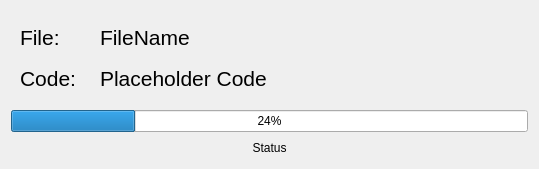
<?xml version="1.0" encoding="UTF-8"?>
<ui version="4.0">
 <class>Dialog</class>
 <widget class="QDialog" name="Dialog">
  <property name="geometry">
   <rect>
    <x>0</x>
    <y>0</y>
    <width>539</width>
    <height>169</height>
   </rect>
  </property>
  <property name="windowTitle">
   <string>Dialog</string>
  </property>
  <property name="modal">
   <bool>false</bool>
  </property>
  <layout class="QVBoxLayout" name="verticalLayout">
   <item>
    <widget class="QFrame" name="TopFrame">
     <property name="frameShape">
      <enum>QFrame::Shape::NoFrame</enum>
     </property>
     <property name="frameShadow">
      <enum>QFrame::Shadow::Plain</enum>
     </property>
     <layout class="QHBoxLayout" name="horizontalLayout">
      <property name="spacing">
       <number>0</number>
      </property>
      <property name="leftMargin">
       <number>0</number>
      </property>
      <property name="topMargin">
       <number>0</number>
      </property>
      <property name="rightMargin">
       <number>0</number>
      </property>
      <property name="bottomMargin">
       <number>0</number>
      </property>
      <item>
       <widget class="QFrame" name="TopFrameLeftr">
        <property name="maximumSize">
         <size>
          <width>80</width>
          <height>16777215</height>
         </size>
        </property>
        <property name="font">
         <font>
          <fontweight>Medium</fontweight>
         </font>
        </property>
        <property name="frameShape">
         <enum>QFrame::Shape::NoFrame</enum>
        </property>
        <property name="frameShadow">
         <enum>QFrame::Shadow::Raised</enum>
        </property>
        <layout class="QVBoxLayout" name="verticalLayout_2">
         <item>
          <widget class="QLabel" name="FileLabel">
           <property name="maximumSize">
            <size>
             <width>1600</width>
             <height>1600</height>
            </size>
           </property>
           <property name="font">
            <font>
             <pointsize>16</pointsize>
             <fontweight>Medium</fontweight>
            </font>
           </property>
           <property name="text">
            <string>File: </string>
           </property>
          </widget>
         </item>
         <item>
          <widget class="QLabel" name="CodeLabel">
           <property name="font">
            <font>
             <pointsize>16</pointsize>
             <fontweight>Medium</fontweight>
            </font>
           </property>
           <property name="text">
            <string>Code: </string>
           </property>
          </widget>
         </item>
        </layout>
       </widget>
      </item>
      <item>
       <widget class="QFrame" name="TopFrameRight">
        <property name="frameShape">
         <enum>QFrame::Shape::NoFrame</enum>
        </property>
        <property name="frameShadow">
         <enum>QFrame::Shadow::Raised</enum>
        </property>
        <layout class="QVBoxLayout" name="verticalLayout_3">
         <item>
          <widget class="QLabel" name="FileNameEditLabel">
           <property name="font">
            <font>
             <pointsize>16</pointsize>
             <fontweight>Medium</fontweight>
            </font>
           </property>
           <property name="text">
            <string>FileName</string>
           </property>
          </widget>
         </item>
         <item>
          <widget class="QLabel" name="CodeEditLabel">
           <property name="font">
            <font>
             <pointsize>16</pointsize>
             <fontweight>Medium</fontweight>
            </font>
           </property>
           <property name="text">
            <string>Placeholder Code</string>
           </property>
          </widget>
         </item>
        </layout>
       </widget>
      </item>
     </layout>
    </widget>
   </item>
   <item>
    <widget class="QProgressBar" name="progressBar">
     <property name="value">
      <number>24</number>
     </property>
    </widget>
   </item>
   <item>
    <widget class="QLabel" name="StatusLabel">
     <property name="maximumSize">
      <size>
       <width>16777215</width>
       <height>20</height>
      </size>
     </property>
     <property name="text">
      <string>Status</string>
     </property>
     <property name="alignment">
      <set>Qt::AlignmentFlag::AlignCenter</set>
     </property>
    </widget>
   </item>
  </layout>
 </widget>
 <resources/>
 <connections/>
</ui>
